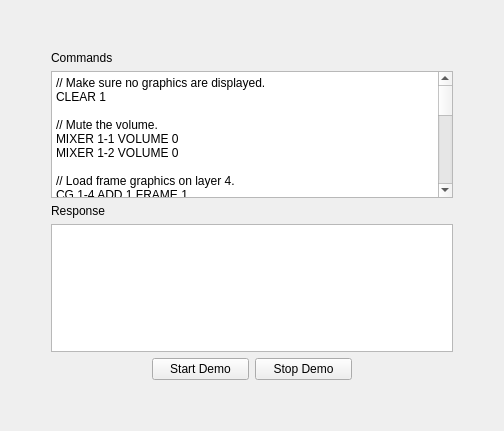
<?xml version="1.0" encoding="UTF-8"?>
<ui version="4.0">
 <class>FrameWidget</class>
 <widget class="QWidget" name="FrameWidget">
  <property name="geometry">
   <rect>
    <x>0</x>
    <y>0</y>
    <width>504</width>
    <height>431</height>
   </rect>
  </property>
  <property name="windowTitle">
   <string>CasparCG Demo</string>
  </property>
  <layout class="QVBoxLayout" name="verticalLayout_2">
   <item>
    <layout class="QGridLayout" name="gridLayout">
     <item row="0" column="1">
      <spacer name="verticalSpacerTop">
       <property name="orientation">
        <enum>Qt::Vertical</enum>
       </property>
       <property name="sizeType">
        <enum>QSizePolicy::Fixed</enum>
       </property>
       <property name="sizeHint" stdset="0">
        <size>
         <width>20</width>
         <height>40</height>
        </size>
       </property>
      </spacer>
     </item>
     <item row="1" column="0">
      <spacer name="horizontalSpacerLeft">
       <property name="orientation">
        <enum>Qt::Horizontal</enum>
       </property>
       <property name="sizeType">
        <enum>QSizePolicy::Fixed</enum>
       </property>
       <property name="sizeHint" stdset="0">
        <size>
         <width>40</width>
         <height>20</height>
        </size>
       </property>
      </spacer>
     </item>
     <item row="1" column="2">
      <spacer name="horizontalSpacerRight">
       <property name="orientation">
        <enum>Qt::Horizontal</enum>
       </property>
       <property name="sizeType">
        <enum>QSizePolicy::Fixed</enum>
       </property>
       <property name="sizeHint" stdset="0">
        <size>
         <width>40</width>
         <height>20</height>
        </size>
       </property>
      </spacer>
     </item>
     <item row="2" column="1">
      <spacer name="verticalSpacerBottom">
       <property name="orientation">
        <enum>Qt::Vertical</enum>
       </property>
       <property name="sizeType">
        <enum>QSizePolicy::Fixed</enum>
       </property>
       <property name="sizeHint" stdset="0">
        <size>
         <width>20</width>
         <height>40</height>
        </size>
       </property>
      </spacer>
     </item>
     <item row="1" column="1">
      <layout class="QVBoxLayout" name="verticalLayout">
       <item>
        <widget class="QLabel" name="labelCommands">
         <property name="text">
          <string>Commands</string>
         </property>
        </widget>
       </item>
       <item>
        <widget class="QPlainTextEdit" name="plainTextEditCommands">
         <property name="readOnly">
          <bool>true</bool>
         </property>
         <property name="plainText">
          <string>// Make sure no graphics are displayed.
CLEAR 1

// Mute the volume.
MIXER 1-1 VOLUME 0
MIXER 1-2 VOLUME 0

// Load frame graphics on layer 4.
CG 1-4 ADD 1 FRAME 1

// Configure fill rectangle for layer 1.
MIXER 1-1 FILL_RECT 0.43 0.20 0.53 0.53

// Configure fill rectangle for layer 2.
MIXER 1-2 FILL_RECT 0.07 0.25 0.42 0.42

// Load deinterlaced video on layer 1.
PLAY 1-1 CG1080i50 FILTER YADIF=0:-1 SLIDE 100 easeoutelastic LEFT LOOP

// Load video on layer 2.
PLAY 1-2 GO1080p25 SLIDE 100 easeoutelastic RIGHT LOOP

// Fade up the volume.
MIXER 1-1 VOLUME 1 25 linear
MIXER 1-2 VOLUME 1 25 linear</string>
         </property>
        </widget>
       </item>
       <item>
        <widget class="QLabel" name="labelResponse">
         <property name="text">
          <string>Response</string>
         </property>
        </widget>
       </item>
       <item>
        <widget class="QPlainTextEdit" name="plainTextEditResponse"/>
       </item>
       <item>
        <layout class="QHBoxLayout" name="horizontalLayout_2">
         <item>
          <spacer name="horizontalSpacer">
           <property name="orientation">
            <enum>Qt::Horizontal</enum>
           </property>
           <property name="sizeType">
            <enum>QSizePolicy::Fixed</enum>
           </property>
           <property name="sizeHint" stdset="0">
            <size>
             <width>101</width>
             <height>20</height>
            </size>
           </property>
          </spacer>
         </item>
         <item>
          <widget class="QPushButton" name="pushButtonStartDemo">
           <property name="focusPolicy">
            <enum>Qt::NoFocus</enum>
           </property>
           <property name="text">
            <string>Start Demo</string>
           </property>
          </widget>
         </item>
         <item>
          <widget class="QPushButton" name="pushButtonStopDemo">
           <property name="focusPolicy">
            <enum>Qt::NoFocus</enum>
           </property>
           <property name="text">
            <string>Stop Demo</string>
           </property>
          </widget>
         </item>
         <item>
          <spacer name="horizontalSpacer_2">
           <property name="orientation">
            <enum>Qt::Horizontal</enum>
           </property>
           <property name="sizeType">
            <enum>QSizePolicy::Fixed</enum>
           </property>
           <property name="sizeHint" stdset="0">
            <size>
             <width>101</width>
             <height>20</height>
            </size>
           </property>
          </spacer>
         </item>
        </layout>
       </item>
      </layout>
     </item>
    </layout>
   </item>
  </layout>
  <action name="actionExit">
   <property name="text">
    <string>Exit</string>
   </property>
  </action>
  <action name="actionSettings">
   <property name="text">
    <string>Settings</string>
   </property>
  </action>
 </widget>
 <resources/>
 <connections>
  <connection>
   <sender>pushButtonStartDemo</sender>
   <signal>clicked()</signal>
   <receiver>FrameWidget</receiver>
   <slot>startDemo()</slot>
   <hints>
    <hint type="sourcelabel">
     <x>178</x>
     <y>316</y>
    </hint>
    <hint type="destinationlabel">
     <x>4</x>
     <y>358</y>
    </hint>
   </hints>
  </connection>
  <connection>
   <sender>pushButtonStopDemo</sender>
   <signal>clicked()</signal>
   <receiver>FrameWidget</receiver>
   <slot>stopDemo()</slot>
   <hints>
    <hint type="sourcelabel">
     <x>314</x>
     <y>316</y>
    </hint>
    <hint type="destinationlabel">
     <x>366</x>
     <y>439</y>
    </hint>
   </hints>
  </connection>
 </connections>
 <slots>
  <slot>startDemo()</slot>
  <slot>stopDemo()</slot>
 </slots>
</ui>
